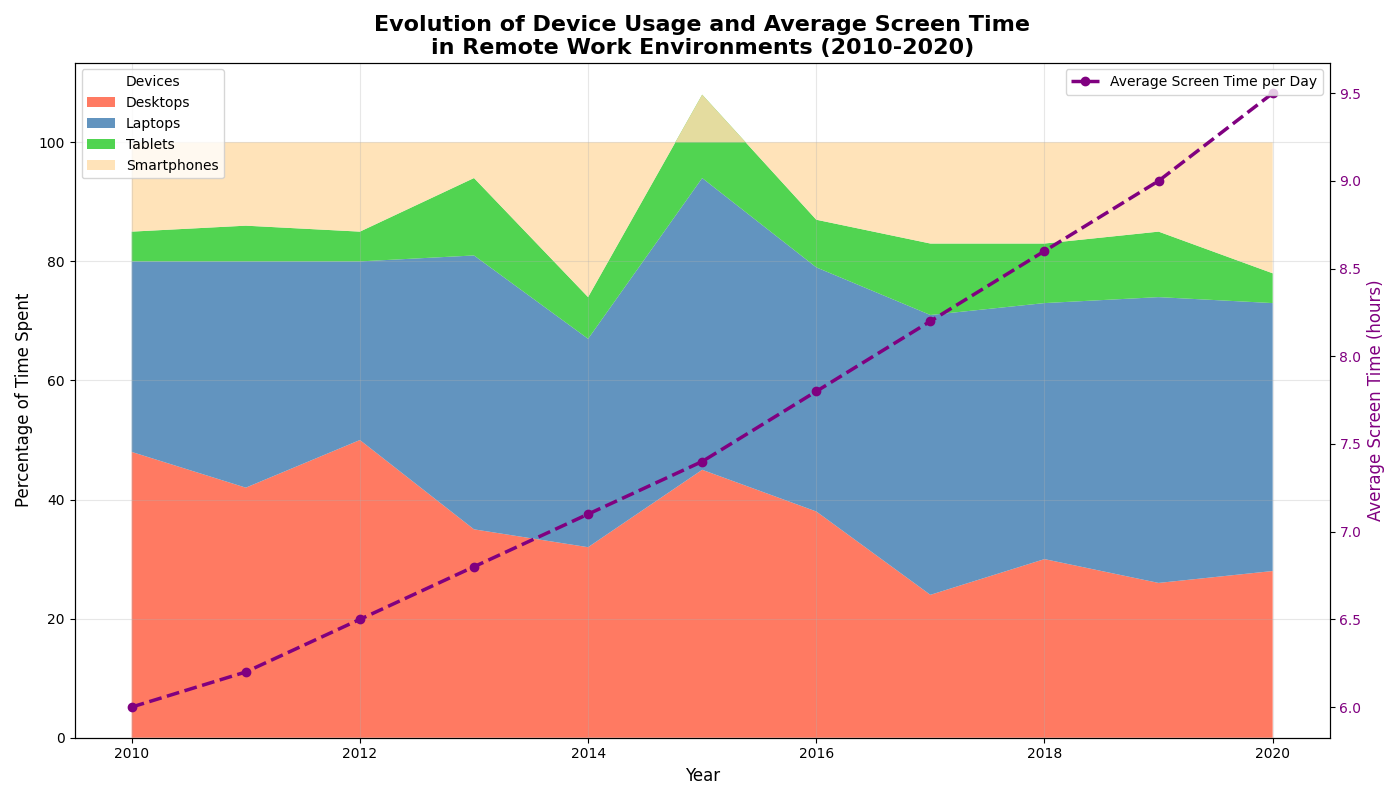

Here is the Python script that generated this plot:
import matplotlib.pyplot as plt
import numpy as np

years = np.arange(2010, 2021)

# Randomly altered data representing percentage of time spent on different devices
desktops = np.array([48, 42, 50, 35, 32, 45, 38, 24, 30, 26, 28])
laptops = np.array([32, 38, 30, 46, 35, 49, 41, 47, 43, 48, 45])
tablets = np.array([5, 6, 5, 13, 7, 14, 8, 12, 10, 11, 5])
smartphones = 100 - (desktops + laptops + tablets)

average_screen_time = np.array([6, 6.2, 6.5, 6.8, 7.1, 7.4, 7.8, 8.2, 8.6, 9, 9.5])

fig, ax1 = plt.subplots(figsize=(14, 8))

colors = ['#FF6347', '#4682B4', '#32CD32', '#FFDEAD']
ax1.stackplot(years, desktops, laptops, tablets, smartphones, labels=['Desktops', 'Laptops', 'Tablets', 'Smartphones'], colors=colors, alpha=0.85)
ax1.set_xlabel('Year', fontsize=12)
ax1.set_ylabel('Percentage of Time Spent', fontsize=12, color='k')
ax1.set_title('Evolution of Device Usage and Average Screen Time\nin Remote Work Environments (2010-2020)', fontsize=16, weight='bold')

ax1.grid(alpha=0.3)
ax1.legend(loc='upper left', title='Devices', fontsize=10)

ax2 = ax1.twinx()
ax2.plot(years, average_screen_time, color='purple', marker='o', linestyle='--', linewidth=2.5, label='Average Screen Time per Day')
ax2.set_ylabel('Average Screen Time (hours)', fontsize=12, color='purple')
ax2.tick_params(axis='y', labelcolor='purple')

ax2.legend(loc='upper right', fontsize=10)

plt.tight_layout()
plt.show()
